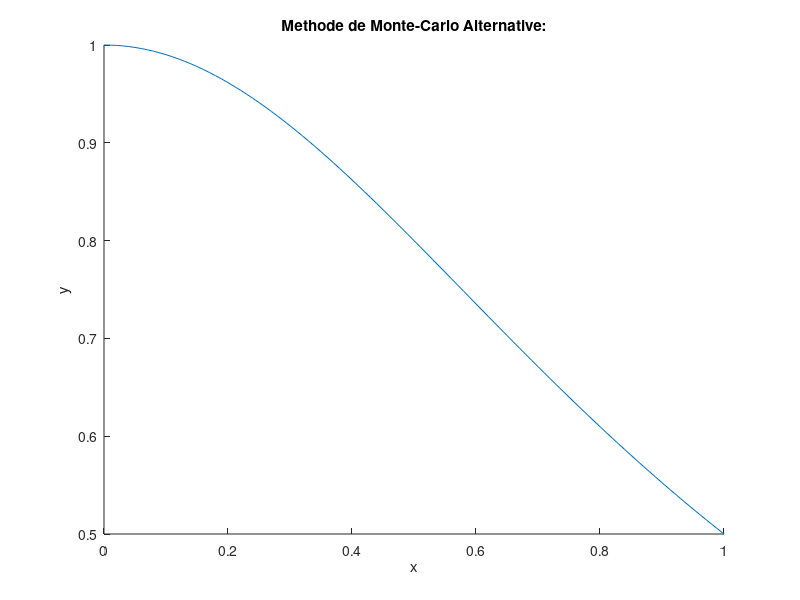

Source code (MATLAB): (Note: this script raises an error after producing the figure.)
clear all;close all; hold on;

t = [0:0.01:1];
F = (1 + t.^2) .^(-1);
figure(1);
plot(t,F);
title('Methode de Monte-Carlo Alternative:')
xlabel('x');ylabel('y');

N = 500;
[X,Y] = LancerFleches(N);
scatter(X,Y);

compteur = 0;
for i = 1 :N
    x = X(i); y =Y(i);
    yj = 1/(1 + x^2);
    if (y <= yj)
        % Ceci est pour les fleches au dessus de la courbe
        PX(i) = x;
        PY(i) = y;
        
        compteur =compteur+1;
    end
end    

PA = compteur/N;

scatter(PX,PY,'g');



figure(2);
area(t,F);
title('Methode de Monte-Carlo Alternative:')
xlabel('x');ylabel('y');
